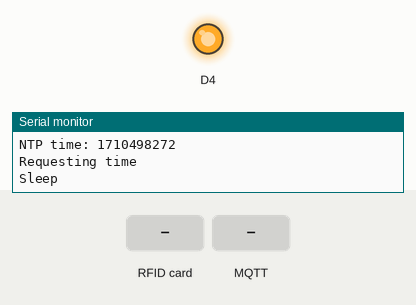
Simulated run of this sketch. Board: ESP8266 (NodeMCU). On the bench: output pins drawn as LEDs (lit = HIGH), the last lines printed to the serial monitor. The test bench sets the inputs (shaded band). WiFi joins after 1.5 s; servers stay silent unless stated; storage starts empty; random numbers use the default seed unless the sketch sets one; no MQTT or app messages arrive unless stated.

Above: at 2.7 s.
2.8 s: RFID card 5E 7A 19 C4 held to the reader
5.8 s: MQTT message "1" arrives on the first subscribed topic
At 6.02 s:
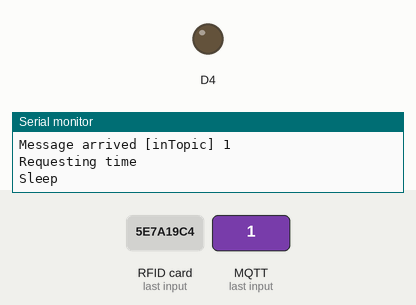
8.8 s: MQTT message "on" arrives on the first subscribed topic
11.8 s: MQTT message "off" arrives on the first subscribed topic
Timing chart, 0 to 14.8 s (numbered marks = the images above; inputs shaded):
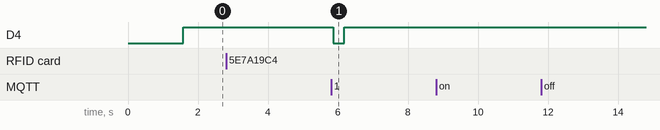

The sketch:

spiffs.ino
```cpp
#include "Arduino.h"
#include <FS.h>   // Include the SPIFFS library

void setup_spiffs(){
	SPIFFS.begin();
}

File get_file(const char* file){
	return SPIFFS.open(file, "a");
}
```

mqtt.ino
```cpp
#include "Arduino.h"
#include "ESP8266WiFi.h"
#include "PubSubClient.h"

const char* mqtt_server = "cheepcheep.mad.crossforests.com";

WiFiClient espClient; // @suppress("Abstract class cannot be instantiated")
PubSubClient client(espClient); // @suppress("Abstract class cannot be instantiated")
long lastMsg = 0;
char msg[50];
int value = 0;

void setup_mqtt(){
	client.setServer(mqtt_server, 1883);
	client.setCallback(callback);
}

void callback(char* topic, byte* payload, unsigned int length) {
  Serial.print("Message arrived [");
  Serial.print(topic);
  Serial.print("] ");
  for (unsigned int i = 0; i < length; i++)
  {
    Serial.print((char)payload[i]);
  }
  Serial.println();

  // Switch on the LED if an 1 was received as first character
  if ((char)payload[0] == '1')
  {
    digitalWrite(LED_BUILTIN, LOW);   // Turn the LED on (Note that LOW is the voltage level
    // but actually the LED is on; this is because
    // it is active low on the ESP-01)
  } else
  {
    digitalWrite(LED_BUILTIN, HIGH);  // Turn the LED off by making the voltage HIGH
  }

}

void reconnect() {
  // Loop until we're reconnected
  while (!client.connected()) {
    Serial.print("Attempting MQTT connection...");
    // Create a random client ID
    String clientId = "ESP8266Client-";
    clientId += String(random(0xffff), HEX);
    // Attempt to connect
    if (client.connect(clientId.c_str()))
    {
      Serial.println("connected");
      // Once connected, publish an announcement...
      client.publish("outTopic", "hello world");
      // ... and resubscribe
      client.subscribe("inTopic");
    } else
    {
      Serial.print("failed, rc=");
      Serial.print(client.state());
      Serial.println(" try again in 5 seconds");
      // Wait 5 seconds before retrying
      delay(5000);
    }
  }
}

void loop_mqtt(){
	if (!client.connected())
	{
		reconnect();
	}
	client.loop();
	long now = millis();
	if (now - lastMsg > 2000)
	{
		lastMsg = now;
		++value;
		snprintf (msg, 50, "hello world #%ld", value);
		Serial.print("Publish message: ");
		Serial.println(msg);
		client.publish("outTopic", msg);
	}
}
```

ntp.ino
```cpp
#include <ESP8266WiFi.h>
#include <ESP8266WiFiMulti.h>
#include <WiFiUdp.h>

ESP8266WiFiMulti wifiMulti; // Create an instance of the ESP8266WiFiMulti class, called 'wifiMulti'

WiFiUDP UDP;      // Create an instance of the WiFiUDP class to send and receive

IPAddress timeServerIP;
const char* NTPServerName = "0.europe.pool.ntp.org";

const int NTP_PACKET_SIZE = 48; // NTP time stamp is in the first 48 bytes of the message

byte NTPBuffer[NTP_PACKET_SIZE]; // buffer to hold incoming and outgoing packets

void setup_ntp() {
	Serial.println("NTP DNS Request");
	if (!WiFi.hostByName(NTPServerName, timeServerIP)) { // Get the IP address of the NTP server
		ESP.reset();
	}
	Serial.print("Time server IP:\t");
	Serial.println(timeServerIP);
	sendNTPpacket(timeServerIP);
	UDP.begin(123);              // Start listening for UDP messages on port 123
}

unsigned long intervalNTP = 60000; // Request NTP time every minute
unsigned long prevNTP = 0;
unsigned long lastNTPResponse = millis();
uint32_t timeUNIX = 0;

unsigned long prevActualTime = 0;

uint32_t request_time() {
	timeUNIX=0;
	while(timeUNIX==0){
		Serial.println("Requesting time");
		sendNTPpacket(timeServerIP);               // Send an NTP request
		for(int i=0;i<50 && timeUNIX==0 ; i++){
			Serial.println("Sleep");
			delay(300); // Check if an NTP response has arrived and get the (UNIX) time
			getTime();
		}
	}
	return timeUNIX;
}

uint32_t getTime() {
	if (UDP.parsePacket() == 0) { // If there's no response (yet)
		return 0;
	}
	UDP.read(NTPBuffer, NTP_PACKET_SIZE); // read the packet into the buffer
	// Combine the 4 timestamp bytes into one 32-bit number
	uint32_t NTPTime = (NTPBuffer[40] << 24) | (NTPBuffer[41] << 16)
			| (NTPBuffer[42] << 8) | NTPBuffer[43];
	// Convert NTP time to a UNIX timestamp:
	// Unix time starts on Jan 1 1970. That's 2208988800 seconds in NTP time:
	const uint32_t seventyYears = 2208988800UL;
	// subtract seventy years:
	timeUNIX = NTPTime - seventyYears;
	return timeUNIX;
}

void sendNTPpacket(IPAddress& address) {
	memset(NTPBuffer, 0, NTP_PACKET_SIZE);  // set all bytes in the buffer to 0
	// Initialize values needed to form NTP request
	NTPBuffer[0] = 0b11100011;   // LI, Version, Mode
	// send a packet requesting a timestamp:
	UDP.beginPacket(address, 123); // NTP requests are to port 123
	UDP.write(NTPBuffer, NTP_PACKET_SIZE);
	UDP.endPacket();
}
```

rfid.ino
```cpp
#include "Arduino.h"
#include "MFRC522.h"
#include "SPI.h"


#define SS_PIN D8
#define RST_PIN D3
MFRC522 rfid(SS_PIN, RST_PIN);
MFRC522::MIFARE_Key key;
byte nuidPICC[4];

struct access{
	byte nuidPICC[4];

};

void setup_rfid(){
	SPI.begin(); // Init SPI bus
	rfid.PCD_Init(); // Init MFRC522
	for (byte i = 0; i < 6; i++)
	{
		key.keyByte[i] = 0xFF;
	}
}

void printHex(byte *buffer, byte bufferSize) {
	for (byte i = 0; i < bufferSize; i++)
	{
		Serial.print(buffer[i] < 0x10 ? " 0" : " ");
		Serial.print(buffer[i], HEX);
	}
}

void printDec(byte *buffer, byte bufferSize) {
  for (byte i = 0; i < bufferSize; i++) {
    Serial.print(buffer[i] < 0x10 ? " 0" : " ");
    Serial.print(buffer[i], DEC);
  }
}

void loop_rfid(){
	if ( ! rfid.PICC_IsNewCardPresent())
		return;
	// Verify if the NUID has been readed
	if ( ! rfid.PICC_ReadCardSerial())
		return;

	Serial.print(F("PICC type: "));
	MFRC522::PICC_Type piccType = rfid.PICC_GetType(rfid.uid.sak);
	Serial.println(rfid.PICC_GetTypeName(piccType));

	// Check is the PICC of Classic MIFARE type
	/*
	if (piccType != MFRC522::PICC_TYPE_MIFARE_MINI &&
		piccType != MFRC522::PICC_TYPE_MIFARE_1K &&
		piccType != MFRC522::PICC_TYPE_MIFARE_4K)
	{
		Serial.println(F("Your tag is not of type MIFARE Classic."));
		return;
	}
	*/

	if (rfid.uid.uidByte[0] != nuidPICC[0] ||
		rfid.uid.uidByte[1] != nuidPICC[1] ||
		rfid.uid.uidByte[2] != nuidPICC[2] ||
		rfid.uid.uidByte[3] != nuidPICC[3] )
	{

		Serial.println(F("A new card has been detected."));
		// Store NUID into nuidPICC array
		for (byte i = 0; i < 4; i++) {
		  nuidPICC[i] = rfid.uid.uidByte[i];
		}

		Serial.println(F("The NUID tag is:"));
		Serial.print(F("In hex: "));
		printHex(rfid.uid.uidByte, rfid.uid.size);
		Serial.println();
		//Serial.print(F("In dec: "));
		//printDec(rfid.uid.uidByte, rfid.uid.size);
		//Serial.println();
	}
	else Serial.println(F("Card read previously."));

	// Halt PICC
	rfid.PICC_HaltA();

	// Stop encryption on PCD
	rfid.PCD_StopCrypto1();
	for(int i=0;i<4;i++)nuidPICC[i]=0;
}
```

rfid_access_controll_esp8266.ino
```cpp
#include "Arduino.h"

//Default arduino
void setup() {
  pinMode(LED_BUILTIN, OUTPUT);     // Initialize the BUILTIN_LED pin as an output
  Serial.begin(115200);
  setup_wifi();
  setup_spiffs();
  setup_mqtt();
  setup_rfid();
  setup_ntp();
  pinMode(2, OUTPUT);
}

void loop()
{
  digitalWrite(2, HIGH);   // turn the LED on (HIGH is the voltage level)
  loop_mqtt();
  loop_rfid();
  uint32_t time = request_time();
  Serial.print("NTP time: ");
  Serial.println(time);
  digitalWrite(2, LOW);   // turn the LED on (HIGH is the voltage level)
}
```

sloeber.ino.cpp
```cpp
#ifdef __IN_ECLIPSE__
//This is a automatic generated file
//Please do not modify this file
//If you touch this file your change will be overwritten during the next build
//This file has been generated on 2019-03-12 11:51:24

#include "Arduino.h"
#include "Arduino.h"
#include "ESP8266WiFi.h"
#include "PubSubClient.h"
#include <ESP8266WiFi.h>
#include <ESP8266WiFiMulti.h>
#include <WiFiUdp.h>
#include "Arduino.h"
#include "MFRC522.h"
#include "SPI.h"
#include "Arduino.h"
#include "Arduino.h"
#include <FS.h>
#include "Arduino.h"
#include "ESP8266WiFi.h"

void setup_mqtt();
void callback(char* topic, byte* payload, unsigned int length) ;
void reconnect() ;
void loop_mqtt();
void setup_ntp() ;
uint32_t request_time() ;
uint32_t getTime() ;
void sendNTPpacket(IPAddress& address) ;
void setup_rfid();
void printHex(byte *buffer, byte bufferSize) ;
void printDec(byte *buffer, byte bufferSize) ;
void loop_rfid();
void setup() ;
void loop() ;
void setup_spiffs();
File get_file(const char* file);
void setup_wifi() ;

#include "rfid_access_controll_esp8266.ino"

#include "mqtt.ino"
#include "ntp.ino"
#include "rfid.ino"
#include "spiffs.ino"
#include "wifi.ino"

#endif
```

wifi.ino
```cpp
#include "Arduino.h"
#include "ESP8266WiFi.h"
//Wifi + MQtt
const char* ssid = "LosCroce";
const char* password = "702211D75F254B54E6BF";


void setup_wifi() {

  delay(10);
  // We start by connecting to a WiFi network
  Serial.println();
  Serial.print("Connecting to ");
  Serial.println(ssid);

  WiFi.begin(ssid, password);

  while (WiFi.status() != WL_CONNECTED) {
    delay(500);
    Serial.print(".");
  }

  randomSeed(micros());

  Serial.println("");
  Serial.println("WiFi connected");
  Serial.println("IP address: ");
  Serial.println(WiFi.localIP());
}
```

Measured:
- after the input at 5.8 s, D4: HIGH → LOW after 0.06 s, → HIGH 0.33 s later
